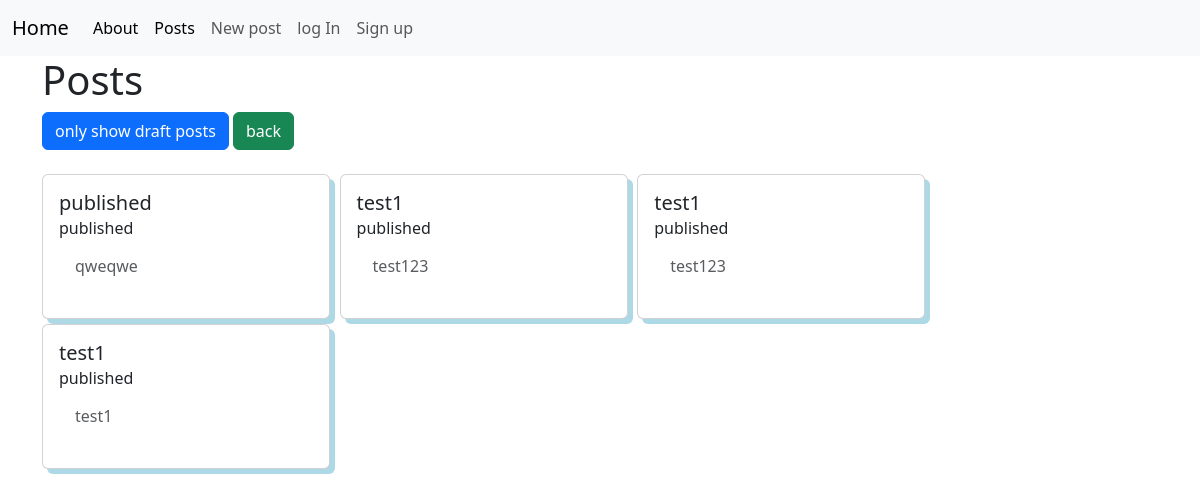
/posts/, run on an earlier commit of the app's database.
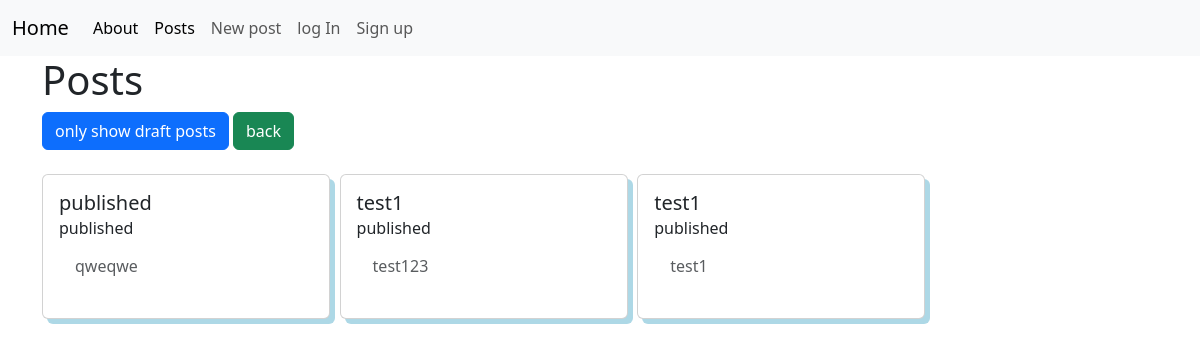
And on a later commit of the database.
### posts/models.py (models this page shows, shortened)
class Post(models.Model):
    title = models.CharField(max_length=128)
    subtitle = models.CharField(max_length=256)
    author = models.ForeignKey(
        get_user_model(),
        on_delete=models.CASCADE
    )
    body = models.TextField()
    created_on = models.DateTimeField(auto_now_add=True)
    status = models.ForeignKey(
        Status,
        on_delete=models.CASCADE
    )

class Status(models.Model):
    name = models.CharField(max_length=128)
    description = models.CharField(max_length=256)
    def __str__(self):
        return self.name

### posts/views.py (the view)
# urls.py: path("", views.PostListView.as_view(), name="list"),
class PostListView(ListView):
    template_name = "posts/list.html"
    model = Post
    def get_context_data(self, **kwargs):
        context = super().get_context_data(**kwargs)
        published_status = Status.objects.get(name="published")
        context["post_list"] = Post.objects.filter(
            status = published_status).order_by("created_on").reverse()
        return context

### templates/posts/list.html (shortened to what this page needs)
{% extends 'base.html' %}
{% load static %}
{% block content %}
<h1>Posts</h1>
<a class="btn btn-primary" href="{% url 'drafts' %}">only show draft posts</a>
<a class="btn btn-success" href="{% url 'list' %}">back</a>
<br>
<br>
<div  style="width: 80%; display: grid; grid-template-columns: auto auto auto ; row-gap: 5px; ">
    {% for post in post_list %}
    <div class="card" style="width: 18rem;  box-shadow: 5px 5px lightblue;">
        <div class="card-body">
          <h5 class="card-title">{{ post.title }} </h5>
          <h6 class="card-subtitle"> {{ post.status }}</h6>
          <p class="card-body mb-2 text-body-secondary">{{ post.body|truncatechars:128 }}</p>
        </div>
      </div>
    {% endfor %}
</div>
{% endblock content %}

### templates/base.html (shortened to what this page needs)
<!DOCTYPE html>
<html lang="en">
<head>
    <link href="https://cdn.jsdelivr.net/npm/bootstrap@5.3.3/dist/css/bootstrap.min.css" rel="stylesheet">
</head>
<body>
    <nav class="navbar navbar-expand-lg bg-body-tertiary">
        <div class="container-fluid">
          <a class="navbar-brand" href="{% url 'home' %}">Home</a>
          <div class="collapse navbar-collapse" id="navbarNav">
            <ul class="navbar-nav">
              <li class="nav-item">
                <a class="nav-link active"  href="{% url 'about' %}">About</a>
              </li>
              <li class="nav-item">
                <a class="nav-link active"  href="{% url 'list' %}">Posts</a>
              </li>
              <li class="nav-item">
                <a class="nav-link" href="{% url 'new' %}">New post</a>
              </li>
              <li>
                {% if user.is_authenticated %}
                <form method="POST" action="{% url 'logout' %}">
                  {% csrf_token %}
                  <input type="submit" class="nav-link" value="Log Out">
                </form>
                <li class="nav-item">
                  <a class="nav-link" href="{% url 'password_change' %}">Password Change</a>
                </li>
                {% else %}
                <li class="nav-item">
                  <a class="nav-link" href="{% url 'login' %}">log In</a>
                </li>
                <li class="nav-item">
                  <a class="nav-link" href="{% url 'signup' %}">Sign up</a>
                </li>
                {% endif %}
              </li>
            </ul>
          </div>
        </div>
      </nav>
      <div class="container">
          {% block content %}{% endblock content %}
      </div>
</body>
</html>

What changed in the data, as far as the page shows it:
no longer on this page (row edited): Post: title "test1", status "published", body "test123"
